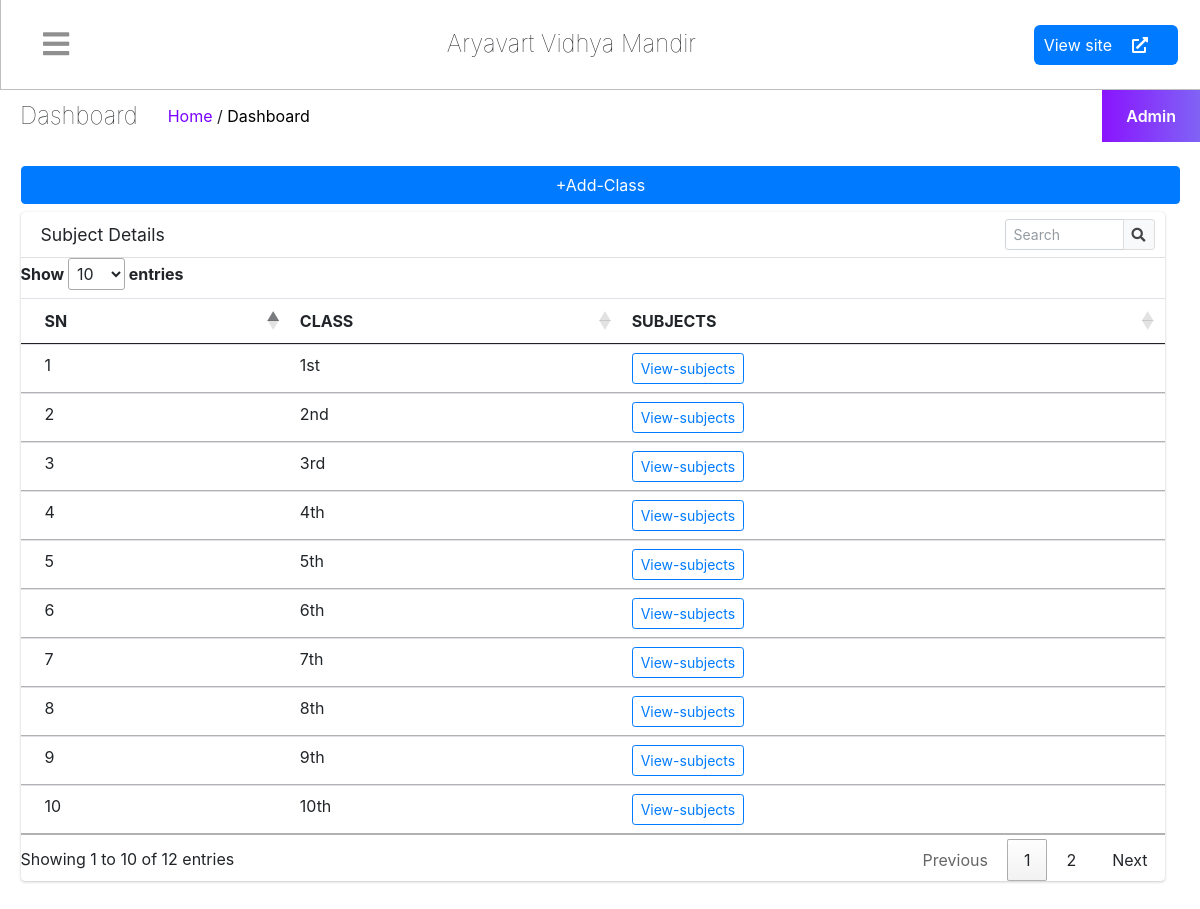
Screenshot of /staff/classes/ (signed in) with the database file from the repository.
### schoolmain/models.py (models this page shows)
class schoolifo(models.Model):
    icon = models.ImageField(upload_to = 'schoolinfo')
    name = models.CharField(max_length=500)
    address = models.CharField(max_length=500)
    phone = models.CharField(max_length=15)
    phone2 = models.CharField(max_length=15)
    email = models.CharField(max_length=25)

### student/models.py (models this page shows, shortened)
class standard(models.Model):
    standard = models.CharField(max_length=30)

### staff/views.py (the view, shortened to what this page needs)
# urls.py: path('classes/',views.classes,name='classes'),
def classes(request):
    clas = request.GET.get('id')
    delete = request.GET.get('delete')
    subob = Class.objects.filter(standard = clas)
    std = request.GET.get('standard')
    if delete is not None:
        messages.success(request,"Deleted Successfully....")
        Class.objects.get(id=delete).delete()
        return redirect(request.path+'?id='+clas)
    if clas is not None:
        form  = ClassForm(initial={'standard': clas})
        return render(request , 'staff/classes.html',{'subjects':subob or True,'form':form })
    form = standardForm()
    classob = standard.objects.all()
    return render(request , 'staff/classes.html',{'classes':classob,'formstd':form })

### staff/forms.py (shortened to what this page needs)
class standardForm(forms.ModelForm):
    class Meta:
        model = standard
        exclude = ('id',)

### myapp/context_processors.py (called while the page is built)
def alltimefunc(request):
    info = schoolifo.objects.all()[0]
    return {'schoolinfo':info}

### myapp/views.py (called while the page is built)
def checkuser(request):
    user= None
    userob= None
    if staffregister.objects.filter(user = request.user.id).exists():
        userob = staffregister.objects.filter(user = request.user.id)[0]
        user = 'staff'
    if studentregister.objects.filter(user = request.user.id).exists():
        userob = studentregister.objects.filter(user = request.user.id)[0]
        user = 'student'
    if user is None and userob is None:
        logout(request)
        return redirect('index')
    return [user,userob]

### staff/templates/staff/classes.html (shortened to what this page needs)
{% extends 'staff/basic.html' %}
{% block table %}
    {% if classes %}
    <div class="row">
        <button type="button" class="btn btn-primary float-right m-2" data-toggle="modal" data-target="#exampleModal"
        data-backdrop='static' data-keyboard='false'>
        +Add-Class
    </button>
    </div>
<div class="row">
    <div class="col-md-12">
        <div class="card">
            <div class="card-header">
                <h3 class="card-title">Subject Details</h3>
                <div class="card-tools">
                <div class="input-group input-group-sm" style="width: 150px;">
                    <input type="text" name="table_search" class="form-control float-right" placeholder="Search">
                    <div class="input-group-append">
                    <button type="submit" class="btn btn-default"><i class="fas fa-search"></i></button>
                    </div>
                </div>
                </div>
            </div>
            <div class="card-body table-responsive p-0">
                <table class="table table-hover text-nowrap">
                <thead>
                    <tr>
                        <th>SN</th>
                        <th>CLASS</th>
                        <th>SUBJECTS</th>
                                                    </tr>
                </thead>
                <tbody>
                    {% for row in classes %}
                    <tr>
                        <td>{{forloop.counter}}</td>
                        <td>{{row.standard}}</td>
                        <td><a href="/staff/classes/?id={{row.id}}" class="btn btn-outline-primary btn-sm">View-subjects</a></td>
                                                    </tr>
                    {% endfor %}
                </tbody>
                </table>
            </div>
            </div>
    </div>
</div>
{% endif %}
{% endblock %}

### staff/templates/staff/basic.html (shortened to what this page needs)
<!DOCTYPE html>
<html lang="en">
{% load static %}
<head>
    <link rel="stylesheet" href="https://cdnjs.cloudflare.com/ajax/libs/font-awesome/5.15.3/css/all.min.css"
 />
    <link href="https://cdn.jsdelivr.net/npm/bootstrap@5.0.2/dist/css/bootstrap.min.css" rel="stylesheet"
>
    <link rel="stylesheet" href="{% static 'dashboard/css/dashboard.css' %}">
  <link rel="stylesheet" href="/static/dist/css/adminlte.min.css">
<link rel="stylesheet" type="text/css" href="https://cdn.datatables.net/1.11.1/css/jquery.dataTables.css">
</head>
<body>
    <div class="{% if request.session.nav %}{{request.session.nav}}{% else %}main{% endif %}" id="mainsidebar">
       {% include 'staff/sidebar_template.html' with user=user id=id %}
        <div class="main-display">
            <div class="main-child">
                <div class="controls">
                    <div class="toggler"  onclick = "Updatenav(this)">
                        <i class="toggler-ico"></i>
                    </div>
                    <div class="second"><div class="left"><h3>{{schoolinfo.name}}</h3></div></div>
                    <div class="right">
                        <div class="view-site">
                            <a href="{% url 'index' %}">View site <i class="fa fa-external-link-alt"></i></a>
                        </div>
                    </div>
                </div>
                <div class="second">
                    <div class="left">
                        <h3>Dashboard</h3>
                        <div class="location"><a href="#"><span>Home</span></a> / <a href="#">Dashboard</a> </div>
                    </div>
                    <div class="right">
                        <div class="admin-settings">
                            <a href="#">Admin</a>
                        </div>
                    </div>
                </div>
                <div class="third mx-3 my-3">
                  <div class="row">
                {% block table %}
                {% endblock %}
                </div>
                </div>
                </div>
            </div>
        </div>
    <link rel="stylesheet" type="text/css" href="https://cdn.datatables.net/1.11.1/css/jquery.dataTables.css">
</body>
</html>

### myapp/static/dashboard/css/dashboard.css (style rules this page uses)
* { margin: 0; padding: 0; box-sizing: border-box; }
a { text-decoration: none!important; }
html, body { overflow: hidden; }
.main { display: flex; overflow-y: hidden; }
.main-display { height: 100vh; }
.main-display .main-child { position: fixed; width: 100%; transition: 0.4s; height: 100%; }
.main-display .controls .toggler-ico::before { font-family: "Font Awesome 5 Free"; font-weight: 900; content: "\f0c9"; font-style: normal; }
.main-display .controls .toggler { cursor: pointer; transition: 0.4s; }
.main-display .main-child .controls { display: flex; width: 100%; padding: 22px; justify-content: space-between; border-bottom: 1px solid #00000040; border-left: 1px solid #00000040; }
.main-display .main-child .controls i { font-size: 30px; margin: 0 20px; color: #00000070; }
.main-display .main-child .controls .right { display: flex; }
.main-display .main-child .controls .view-site { display: flex; align-items: center; }
.main-display .main-child .controls .view-site a { background: #007bff; color: #fff; font-size: 16px; height: 30px; display: flex; justify-content: space-around; align-items: center; padding: 20px 10px; text-decoration: none; border-radius: 6px; }
.main-display .main-child .controls .view-site a i { color: #fff; font-size: 16px; }
.main-display .main-child .controls .full-screen, .main-display .main-child .controls .toggler { justify-content: center; align-items: center; display: flex; }
.main-display .second { display: flex; justify-content: space-between; }
.main-display .second h3 { font-size: 24px; font-weight: lighter; margin: 0; }
.main-display .second .left { display: flex; justify-content: center; align-items: center; line-height: 25px; padding-left: 20px; }
.main-display .second .left .location { line-height: 25px; margin-left: 30px; }
.main-display .second .location a { color: #000; }
.main-display .second .location a span { color: #7801ff; }
.main-display .second .right .admin-settings { padding: 14px 24px; z-index: 99; }
.main-display .second .right .admin-settings { position: relative; }
.main-display .second .right .admin-settings { display: block; background: linear-gradient(to right, #8914fe 0%, #8063f5 100%); }
.main-display .second .right a { display: block; font-weight: 600; color: #fff; }
.main-child { overflow-y: scroll; }
.table-responsive { display: block; width: 100%; overflow-x: auto; }
.table { width: 100%; max-width: 100%; margin-bottom: 1rem; background-color: transparent; }

### rows the page displays
schoolifo: name "Aryavart Vidhya Mandir"
standard: standard "1st"
standard: standard "2nd"
standard: standard "3rd"
standard: standard "4th"
standard: standard "5th"
standard: standard "6th"
standard: standard "7th"
standard: standard "8th"
standard: standard "9th"
standard: standard "10th"
